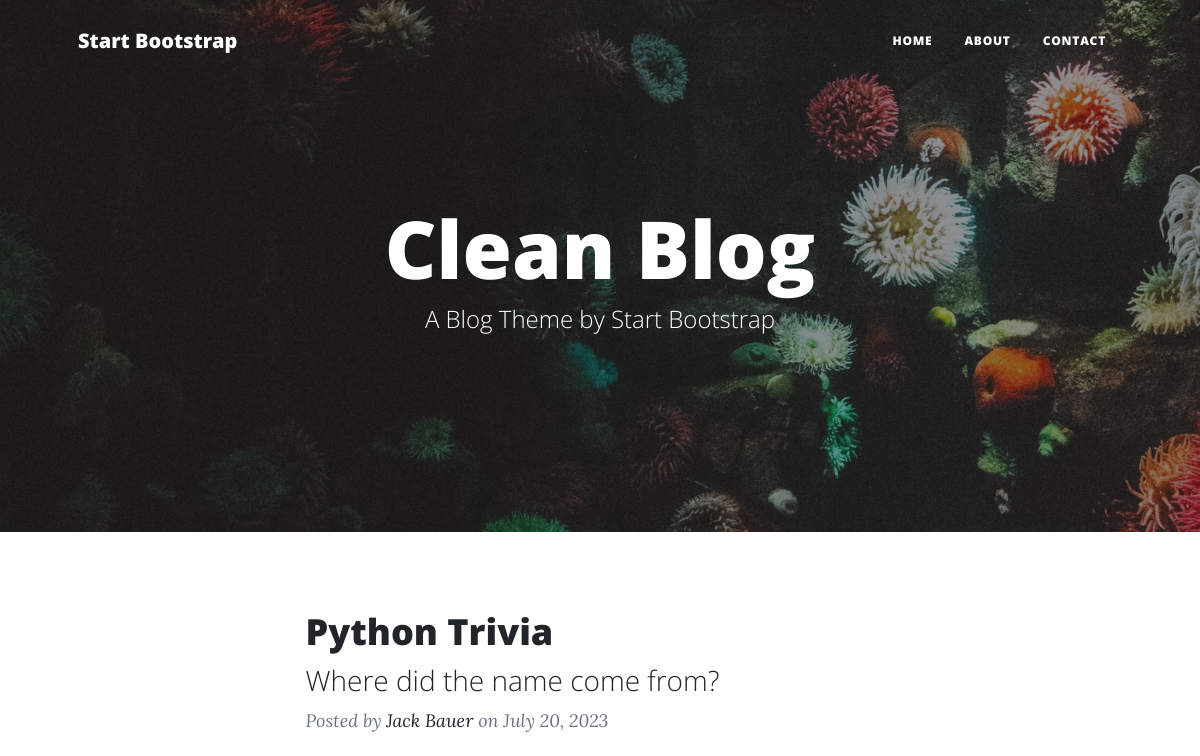
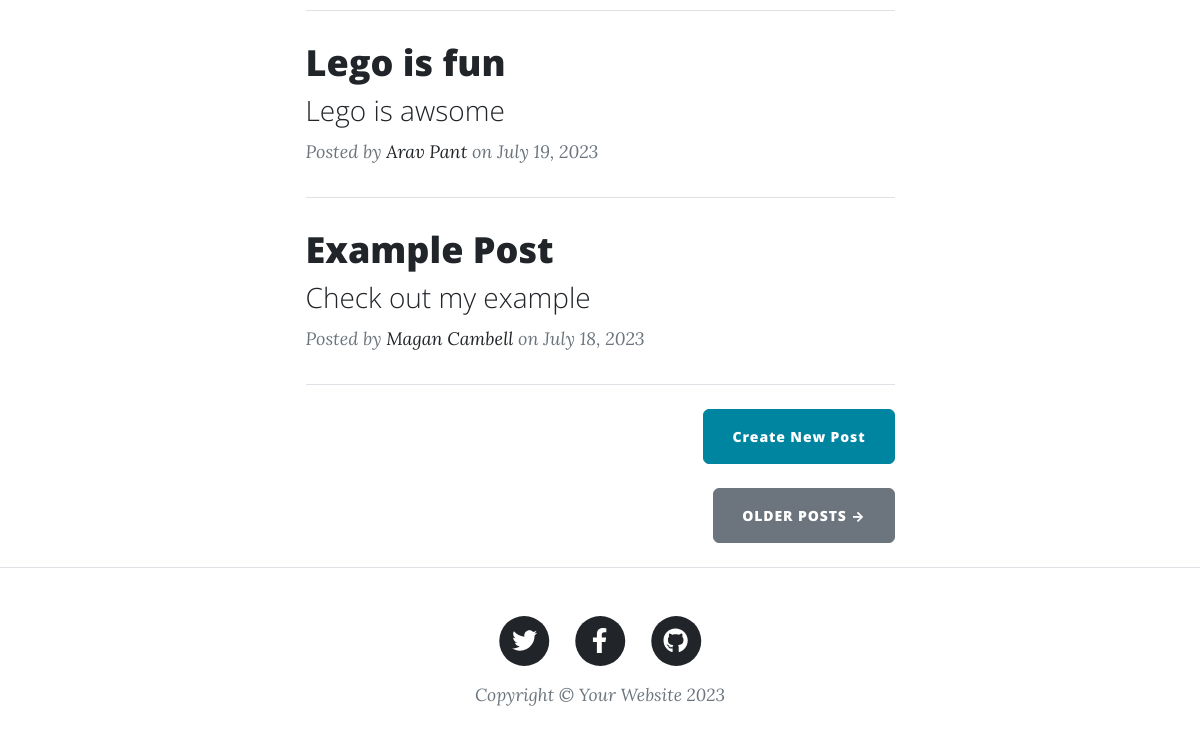
/, run on an earlier commit of the app's database (2 pictures, top to bottom).
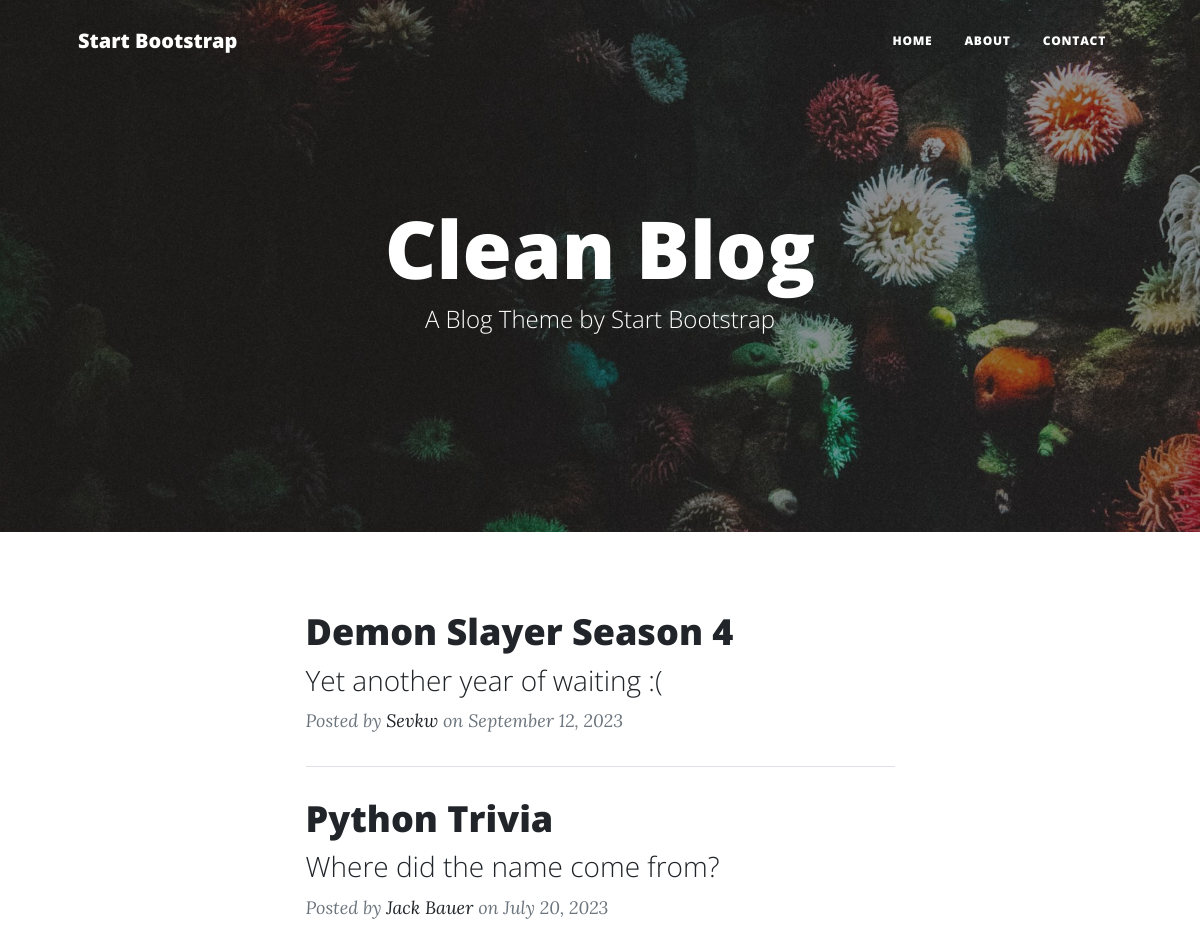
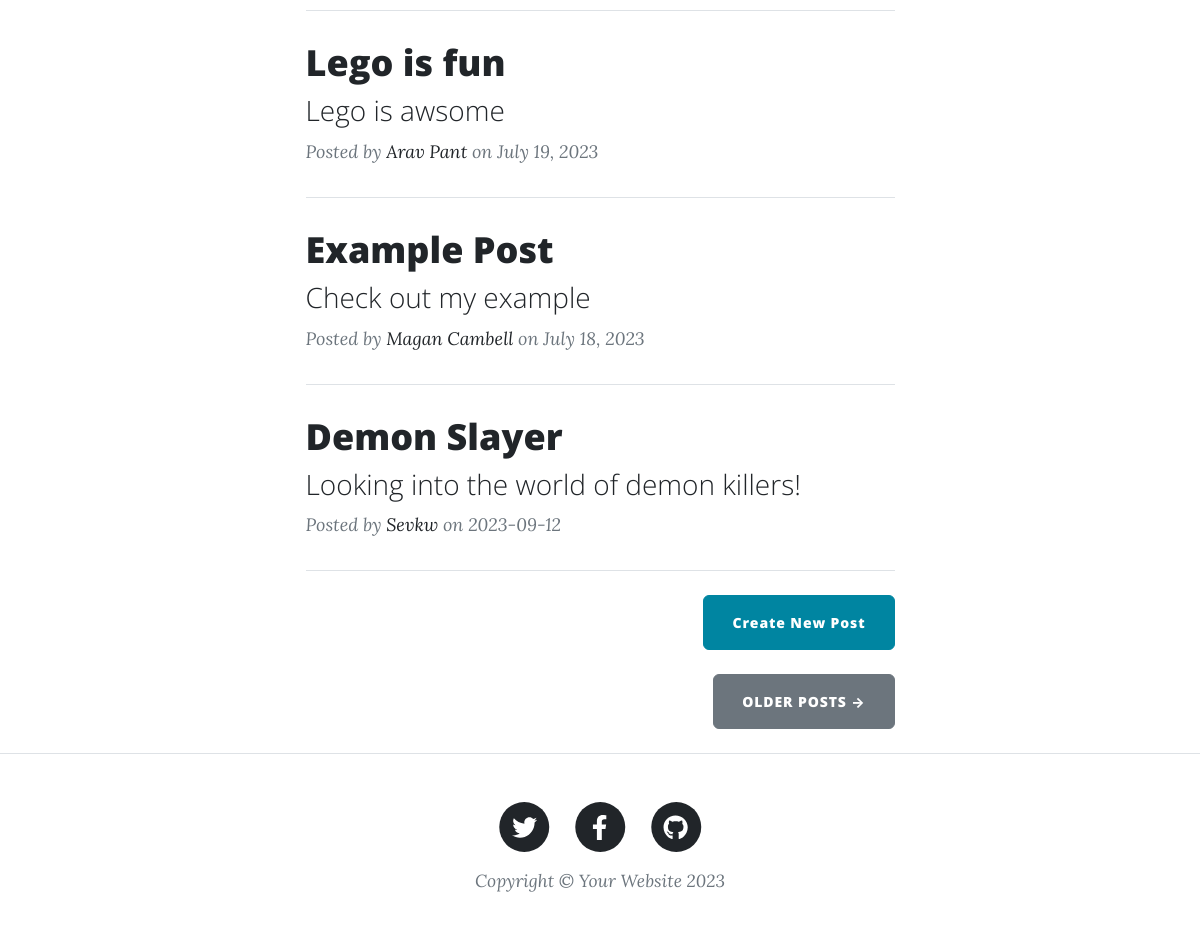
And on a later commit of the database (2 pictures, top to bottom).
### main.py (models this page shows)
class BlogPost(db.Model):
    id = db.Column(db.Integer, primary_key=True)
    title = db.Column(db.String(250), unique=True, nullable=False)
    subtitle = db.Column(db.String(250), nullable=False)
    date = db.Column(db.String(250), nullable=False)
    body = db.Column(db.Text, nullable=False)
    author = db.Column(db.String(250), nullable=False)
    img_url = db.Column(db.String(250), nullable=False)

### main.py (the view)
@app.route('/')
def get_all_posts():
    posts = db.session.execute(db.select(BlogPost).order_by(BlogPost.date.desc())).scalars().all()
    return render_template("index.html", all_posts=posts)

### templates/index.html
{% include "header.html" %}
<header
  class="masthead"
  style="background-image: url('../static/assets/img/home-bg.jpg')"
>
  <div class="container position-relative px-4 px-lg-5">
    <div class="row gx-4 gx-lg-5 justify-content-center">
      <div class="col-md-10 col-lg-8 col-xl-7">
        <div class="site-heading">
          <h1>Clean Blog</h1>
          <span class="subheading">A Blog Theme by Start Bootstrap</span>
        </div>
      </div>
    </div>
  </div>
</header>
<div class="container px-4 px-lg-5">
  <div class="row gx-4 gx-lg-5 justify-content-center">
    <div class="col-md-10 col-lg-8 col-xl-7">
      {% for post in all_posts %}
      <div class="post-preview">
        <a href="{{ url_for('show_post', post_id=post.id) }}">
          <h2 class="post-title">{{ post.title }}</h2>
          <h3 class="post-subtitle">{{ post.subtitle }}</h3>
        </a>
        <p class="post-meta">
          Posted by
          <a href="#">{{post.author}}</a>
          on {{post.date}}
        </p>
      </div>
      <hr class="my-4" />
      {% endfor %}
      <div class="d-flex justify-content-end mb-4">
        <a
          class="btn btn-primary float-right"
          href="{{ url_for('add_new_post') }}"
          >Create New Post</a
        >
      </div>
      <div class="d-flex justify-content-end mb-4">
        <a class="btn btn-secondary text-uppercase" href="#!">Older Posts →</a>
      </div>
    </div>
  </div>
</div>
{% include "footer.html" %}

What changed in the data, as far as the page shows it:
added BlogPost: title "Demon Slayer Season 4", subtitle "Yet another year of waiting :(", author "Sevkw", date "September 12, 2023"
added BlogPost: title "Demon Slayer", subtitle "Looking into the world of demon killers!", author "Sevkw", date "2023-09-12"
